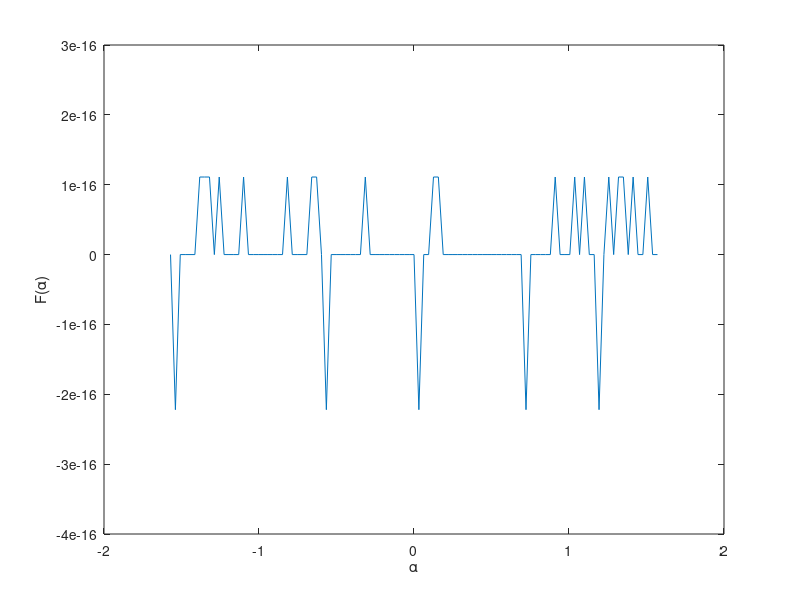

Recreate this plot in MATLAB.
% pythagorean sequence

alpha = -pi/2: pi/100: pi/2;

F_alpha = 1 - (sin(alpha) .^ 2 + cos(alpha) .^ 2);

disp(F_alpha)

% find values of alpha that gave F(alpha) = 0
alpha_zeros = alpha(F_alpha == 0)

% plot alpha vs F(alpha)
plot(alpha, F_alpha)
xlabel('\alpha')  % \alpha allows greek letter alpha
ylabel('F(\alpha)')